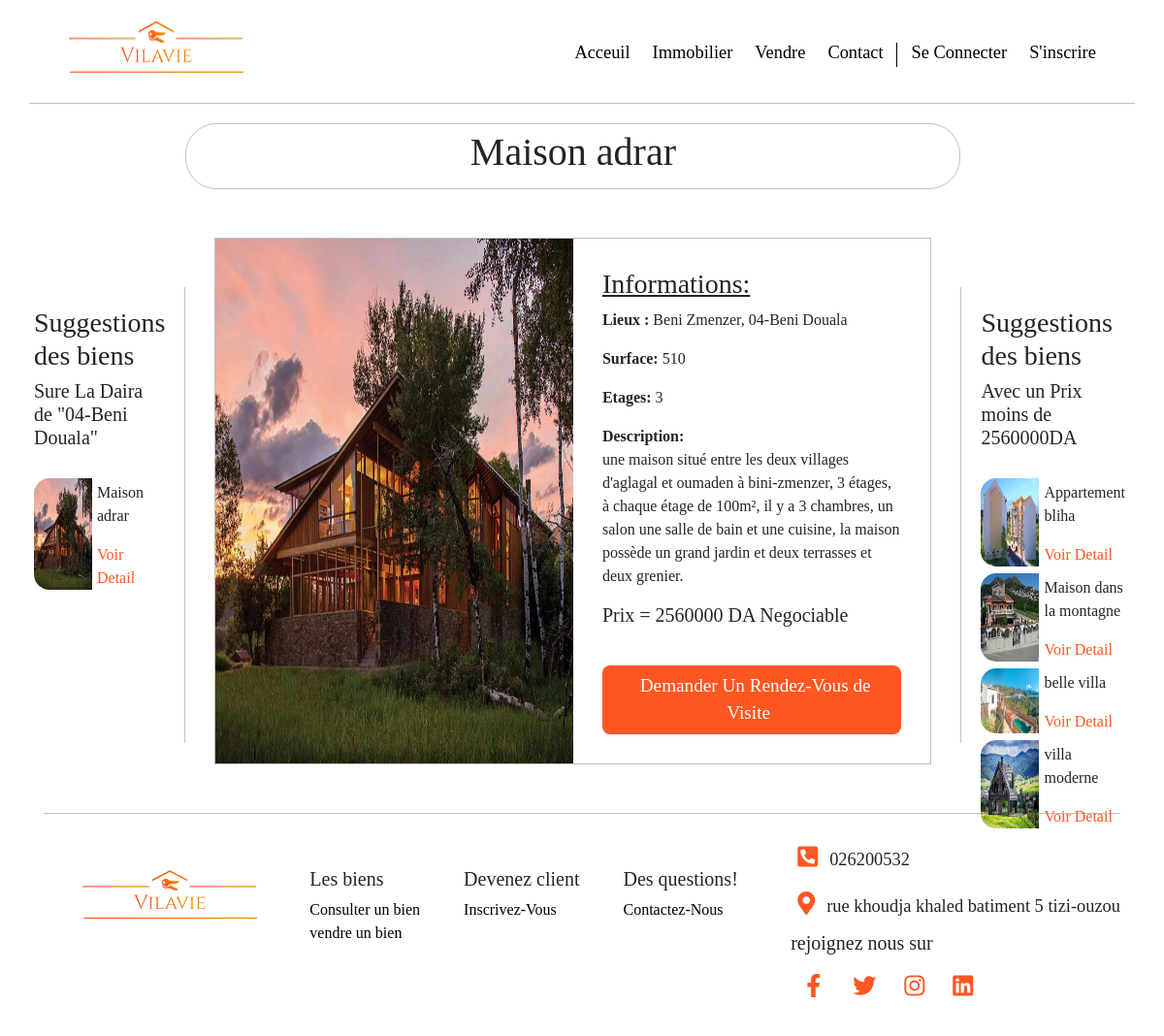
/pages/detail.php?id=70, run on the app's committed database.
### tables this page shows
CREATE TABLE IF NOT EXISTS `biens` (
  `id` int(11) NOT NULL AUTO_INCREMENT,
  `titre` varchar(255) NOT NULL,
  `description` text NOT NULL,
  `daira` varchar(255) NOT NULL,
  `commune` varchar(255) NOT NULL,
  `surface` int(11) NOT NULL,
  `etage` int(11) NOT NULL,
  `prix` int(255) NOT NULL,
  `lien_img` varchar(1024) NOT NULL,
  `proprietaire` varchar(255) NOT NULL,
  PRIMARY KEY (`id`)
);

### pages/detail.php (the view, shortened to what this page needs)
<!DOCTYPE html>
<html lang="fr">
<head>
    <link rel="stylesheet" href="../style/style.css">
    <link rel="stylesheet" href="https://stackpath.bootstrapcdn.com/bootstrap/4.4.1/css/bootstrap.min.css">
    <link rel="stylesheet" href="https://cdnjs.cloudflare.com/ajax/libs/font-awesome/5.11.2/css/all.css">
</head>
<body>
<?php
include_once('../includes/header.php');
$db=new PDO('mysql:host=localhost;dbname=vilavie','root','',array(PDO::ATTR_ERRMODE => PDO::ERRMODE_EXCEPTION));
$detail_bien = $db->query('SELECT * FROM biens Where id="'.$_GET['id'].'"');
$choisie = $detail_bien->fetch();
?>
<div class="container-fluid d-flex justify-content-between fulldetail ">
<div class="suggestdetail d-flexbox flex-row" id="dairasugg">
<h3> Suggestions des biens </h3>
<h5> Sure La Daira de "<?php echo($choisie['daira']) ?>"</h5>
<div class="lesbienssugg">
<?php $bienrep = $db->query('SELECT id,titre, lien_img FROM biens Where daira="'.$choisie['daira'].'" LIMIT 0,3');
       while ($donne= $bienrep->fetch()){
         echo('<div class="d-flex suggcontainer" >
           <img src="../'.$donne['lien_img'].'" class="imgsuggestdetail" alt="l\'image du bien" >
           <div class="infosugg">
           <p>'.$donne['titre'].'</p>
            <a href="../pages/detail.php?id='.$donne['id'].'">Voir Detail</a>
            </div>
         </div>');}
?>
</div>
</div>
<div class="boxbien">
<div class="d-flex justify-content-center titrebien">
<h1> <?php echo($choisie['titre']) ?> </h1>
</div>
<div class="infobox d-flex">
<?php echo('<img class="imgdetail"src="../'. $choisie['lien_img'].'" alt="image du bien">') ?>
<div class="pointdetail2">
<h3><u>Informations:</u></h3>
<?php echo('
<p><b> Lieux : </b>'.$choisie['commune'].', '.$choisie['daira'].'</p>
<p><b> Surface: </b>'.$choisie['surface'].'</p>
<p><b> Etages: </b>'.$choisie['etage'].'</p>
<p><b> Description:</b> <br/>'.$choisie['description'].' </p>
<h5> Prix = '.$choisie['prix'].' DA Negociable </h5>
<div class=" liendemanderdv">
<a href="./demande_rdv.php?id='.$choisie['id'].'" class="rdvdmdbien">Demander Un Rendez-Vous de Visite</a>
</div>
');
 ?>
 </div>
</div>
</div>
<div class="suggestdetail d-flexbox flex-row " id="prixsugg">
<h3> Suggestions des biens </h3>
<h5> Avec un Prix moins de <?php echo($choisie['prix']) ?>DA</h5>
<div class="lesbienssugg" >
<?php $bienprix = $db->query('SELECT id,titre, lien_img FROM biens Where prix <'.$choisie['prix'].' LIMIT 0,4');
       while ($aproxis= $bienprix->fetch()){
         echo('<div class="d-flex suggcontainer" >
           <img src="../'.$aproxis['lien_img'].'" class="imgsuggestdetail" alt="l\'image du bien" >
           <div class="infosugg">
           <p>'.$aproxis['titre'].'</p>
            <a href="../pages/detail.php?id='.$aproxis['id'].'">Voir Detail</a>
            </div>
         </div>');}
?>
</div>
</div>
</div>
<?php
include_once("../includes/footer.php");
?>
</body>
</html>

### style/style.css (style rules this page uses)
html,body { overflow-x: hidden; margin: 0; padding: 0; height: 100%; background: #ffffff !important; font-family:Tahoma; }
.imgdetail { width:50%; }
.fulldetail { margin-top: 20px ; margin-bottom: 20px; font-family: initial; align-items: center; }
.lesbienssugg { margin-top: 30px; margin-bottom: 20px; }
.suggestdetail { width:230px; padding:20px; height:470px; margin-top:10%; }
.infobox { border:1px solid silver; margin: 30px; }
#dairasugg { border-right: 1px solid silver; }
#prixsugg { border-left: 1px solid silver; }
.pointdetail2 { padding:30px; font-family: inherit; width:50%; }
.suggcontainer { margin-bottom: 7px; width:100%; }
.infosugg>a { color:#ff5722; }
.infosugg { padding:3px 5px 0 5px; }
.imgsuggestdetail { width:60px; border-top-left-radius:1rem; border-bottom-left-radius:1rem; }
.titrebien { border: 1px solid silver; border-radius: 2rem; margin-bottom:50px; padding:5px; }
.liendemanderdv { background-color:#ff5722 ; margin-top:40px; padding: 7px; border-radius: 0.5rem; text-align:center; }
.rdvdmdbien { color:white ; font-size:1.2rem; padding: 7px; }

### data on the page
biens: daira "04-Beni Douala", lien_img (picture), titre "Maison adrar", commune "Beni Zmenzer", surface "510", etage "3", description "une maison situé entre les deux villages d'aglagal et oumaden à bini-zmenzer, 3 étages, à chaque étage de 100m², il y a 3 chambres, un salon une salle de bain et une cuisine, la maison possède un grand jardin et deux terrasses et deux grenier.", prix "2560000"
biens: lien_img (picture), titre "Appartement bliha"
biens: lien_img (picture), titre "Maison dans la montagne"
biens: lien_img (picture), titre "belle villa"
biens: lien_img (picture), titre "villa moderne"
